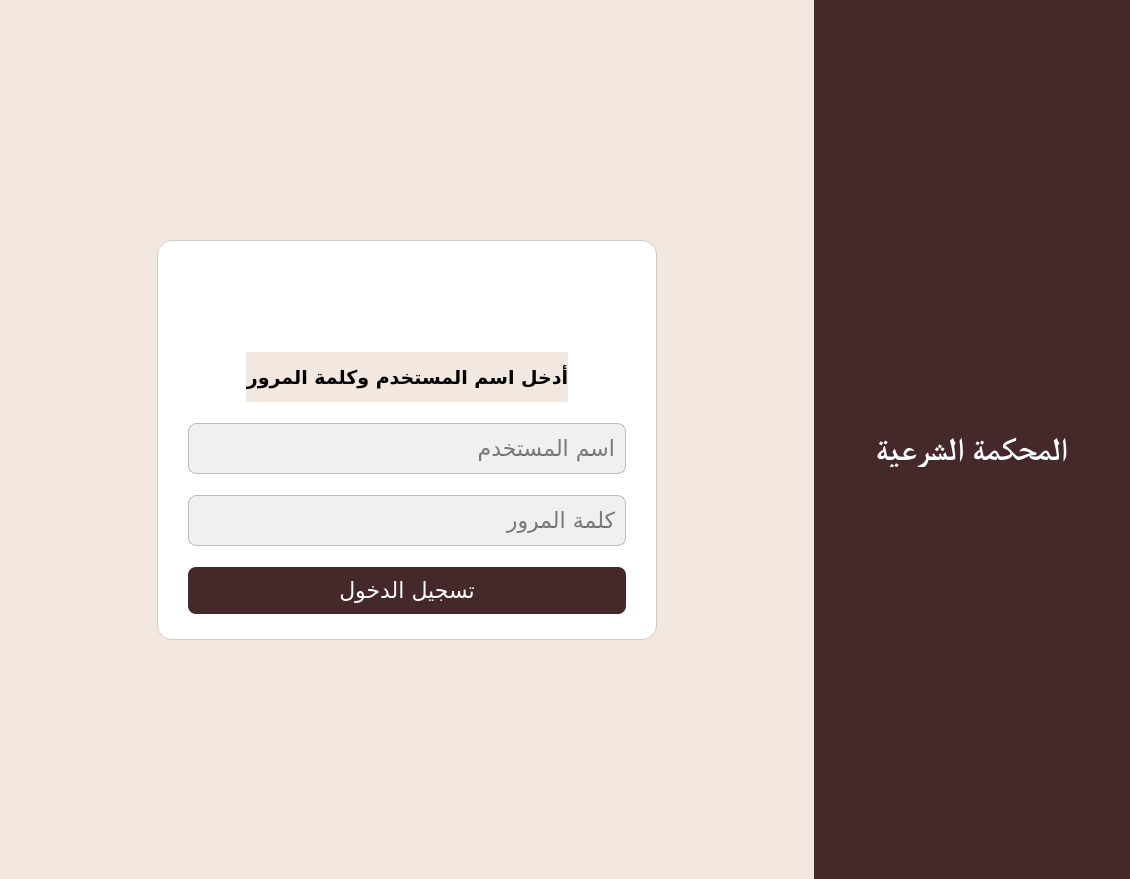
<?xml version="1.0" encoding="UTF-8"?>
<ui version="4.0">
 <class>Form</class>
 <widget class="QWidget" name="Form">
  <property name="geometry">
   <rect>
    <x>0</x>
    <y>0</y>
    <width>1130</width>
    <height>879</height>
   </rect>
  </property>
  <property name="windowTitle">
   <string> المحكمة الشرعية</string>
  </property>
  <layout class="QVBoxLayout" name="verticalLayout">
   <property name="leftMargin">
    <number>0</number>
   </property>
   <property name="topMargin">
    <number>0</number>
   </property>
   <property name="rightMargin">
    <number>0</number>
   </property>
   <property name="bottomMargin">
    <number>0</number>
   </property>
   <item>
    <widget class="QSplitter" name="splitter">
     <property name="enabled">
      <bool>true</bool>
     </property>
     <property name="orientation">
      <enum>Qt::Horizontal</enum>
     </property>
     <property name="opaqueResize">
      <bool>true</bool>
     </property>
     <property name="handleWidth">
      <number>0</number>
     </property>
     <property name="childrenCollapsible">
      <bool>false</bool>
     </property>
     <widget class="QWidget" name="leftPanel">
      <property name="styleSheet">
       <string>background-color: #F3E8DF;</string>
      </property>
      <layout class="QVBoxLayout" name="leftLayout">
       <item>
        <spacer name="topSpacerLeft">
         <property name="orientation">
          <enum>Qt::Vertical</enum>
         </property>
         <property name="sizeHint" stdset="0">
          <size>
           <width>0</width>
           <height>0</height>
          </size>
         </property>
        </spacer>
       </item>
       <item alignment="Qt::AlignHCenter|Qt::AlignVCenter">
        <widget class="QFrame" name="card">
         <property name="enabled">
          <bool>true</bool>
         </property>
         <property name="sizePolicy">
          <sizepolicy hsizetype="Preferred" vsizetype="Fixed">
           <horstretch>0</horstretch>
           <verstretch>0</verstretch>
          </sizepolicy>
         </property>
         <property name="minimumSize">
          <size>
           <width>500</width>
           <height>400</height>
          </size>
         </property>
         <property name="font">
          <font>
           <family>PT Bold Heading</family>
          </font>
         </property>
         <property name="layoutDirection">
          <enum>Qt::RightToLeft</enum>
         </property>
         <property name="styleSheet">
          <string notr="true">
QFrame#card {
    background-color: #ffffff;
    border-radius: 15px;
    border: 1px solid #ccc;
}
QLineEdit {
    background-color: #f0f0f0;
    border: 1px solid #bbb;
    border-radius: 8px;
    padding: 8px;
    font-size: 22px;
    font-family: &quot;Traditional Arabic&quot;;
    text-align: right;
}
QLineEdit:focus {
    border: 1px solid #452829;
}
QPushButton {
    background-color: #452829;
    color: white;
    border-radius: 8px;
    padding: 10px;
    font-size: 22px;
    font-family: &quot;Traditional Arabic&quot;;
}
QPushButton:hover {
    background-color: #f3db93;
    color: #452829;
}
          </string>
         </property>
         <property name="lineWidth">
          <number>1</number>
         </property>
         <layout class="QVBoxLayout" name="cardLayout" stretch="0,0,0,0">
          <property name="spacing">
           <number>20</number>
          </property>
          <property name="sizeConstraint">
           <enum>QLayout::SetDefaultConstraint</enum>
          </property>
          <property name="leftMargin">
           <number>30</number>
          </property>
          <property name="topMargin">
           <number>30</number>
          </property>
          <property name="rightMargin">
           <number>30</number>
          </property>
          <property name="bottomMargin">
           <number>20</number>
          </property>
          <item>
           <layout class="QVBoxLayout" name="verticalLayout_2">
            <property name="spacing">
             <number>0</number>
            </property>
            <property name="sizeConstraint">
             <enum>QLayout::SetFixedSize</enum>
            </property>
            <item alignment="Qt::AlignHCenter">
             <widget class="QLabel" name="cardIcon">
              <property name="sizePolicy">
               <sizepolicy hsizetype="Fixed" vsizetype="Fixed">
                <horstretch>0</horstretch>
                <verstretch>0</verstretch>
               </sizepolicy>
              </property>
              <property name="minimumSize">
               <size>
                <width>80</width>
                <height>80</height>
               </size>
              </property>
              <property name="maximumSize">
               <size>
                <width>80</width>
                <height>80</height>
               </size>
              </property>
              <property name="styleSheet">
               <string notr="true">background-color:white;
width: 60px;
</string>
              </property>
              <property name="pixmap">
               <pixmap>icons/user-icon.png</pixmap>
              </property>
              <property name="scaledContents">
               <bool>true</bool>
              </property>
              <property name="alignment">
               <set>Qt::AlignCenter</set>
              </property>
             </widget>
            </item>
            <item alignment="Qt::AlignHCenter">
             <widget class="QLabel" name="loginLabel">
              <property name="sizePolicy">
               <sizepolicy hsizetype="Preferred" vsizetype="Minimum">
                <horstretch>0</horstretch>
                <verstretch>6</verstretch>
               </sizepolicy>
              </property>
              <property name="minimumSize">
               <size>
                <width>0</width>
                <height>0</height>
               </size>
              </property>
              <property name="maximumSize">
               <size>
                <width>16777215</width>
                <height>50</height>
               </size>
              </property>
              <property name="font">
               <font>
                <family>Traditional Arabic</family>
                <pointsize>14</pointsize>
                <weight>75</weight>
                <bold>true</bold>
               </font>
              </property>
              <property name="toolTipDuration">
               <number>0</number>
              </property>
              <property name="styleSheet">
               <string notr="true"/>
              </property>
              <property name="text">
               <string>أدخل اسم المستخدم وكلمة المرور</string>
              </property>
             </widget>
            </item>
           </layout>
          </item>
          <item>
           <widget class="QLineEdit" name="username">
            <property name="font">
             <font>
              <family>Traditional Arabic</family>
              <pointsize>-1</pointsize>
             </font>
            </property>
            <property name="focusPolicy">
             <enum>Qt::ClickFocus</enum>
            </property>
            <property name="toolTipDuration">
             <number>0</number>
            </property>
            <property name="layoutDirection">
             <enum>Qt::RightToLeft</enum>
            </property>
            <property name="placeholderText">
             <string>اسم المستخدم</string>
            </property>
           </widget>
          </item>
          <item>
           <widget class="QLineEdit" name="password">
            <property name="font">
             <font>
              <family>Traditional Arabic</family>
              <pointsize>-1</pointsize>
             </font>
            </property>
            <property name="focusPolicy">
             <enum>Qt::ClickFocus</enum>
            </property>
            <property name="toolTipDuration">
             <number>0</number>
            </property>
            <property name="echoMode">
             <enum>QLineEdit::Password</enum>
            </property>
            <property name="placeholderText">
             <string>كلمة المرور</string>
            </property>
           </widget>
          </item>
          <item>
           <widget class="QPushButton" name="loginButton">
            <property name="sizePolicy">
             <sizepolicy hsizetype="Minimum" vsizetype="Fixed">
              <horstretch>0</horstretch>
              <verstretch>0</verstretch>
             </sizepolicy>
            </property>
            <property name="font">
             <font>
              <family>Traditional Arabic</family>
              <pointsize>-1</pointsize>
             </font>
            </property>
            <property name="cursor">
             <cursorShape>PointingHandCursor</cursorShape>
            </property>
            <property name="toolTipDuration">
             <number>0</number>
            </property>
            <property name="text">
             <string>تسجيل الدخول</string>
            </property>
           </widget>
          </item>
         </layout>
        </widget>
       </item>
       <item>
        <spacer name="bottomSpacerLeft">
         <property name="orientation">
          <enum>Qt::Vertical</enum>
         </property>
         <property name="sizeHint" stdset="0">
          <size>
           <width>0</width>
           <height>0</height>
          </size>
         </property>
        </spacer>
       </item>
      </layout>
     </widget>
     <widget class="QWidget" name="rightPanel">
      <property name="styleSheet">
       <string>background-color: #452829;</string>
      </property>
      <layout class="QVBoxLayout" name="rightLayout">
       <property name="spacing">
        <number>5</number>
       </property>
       <item>
        <spacer name="topSpacerRight">
         <property name="orientation">
          <enum>Qt::Vertical</enum>
         </property>
         <property name="sizeHint" stdset="0">
          <size>
           <width>0</width>
           <height>0</height>
          </size>
         </property>
        </spacer>
       </item>
       <item>
        <widget class="QLabel" name="courtIcon">
         <property name="enabled">
          <bool>true</bool>
         </property>
         <property name="pixmap">
          <pixmap>icons/scales.png</pixmap>
         </property>
         <property name="alignment">
          <set>Qt::AlignCenter</set>
         </property>
        </widget>
       </item>
       <item>
        <widget class="QLabel" name="courtTitle">
         <property name="font">
          <font>
           <family>Times New Roman</family>
           <pointsize>24</pointsize>
           <weight>75</weight>
           <bold>true</bold>
          </font>
         </property>
         <property name="styleSheet">
          <string>color: white;</string>
         </property>
         <property name="text">
          <string>المحكمة الشرعية</string>
         </property>
         <property name="alignment">
          <set>Qt::AlignCenter</set>
         </property>
         <property name="wordWrap">
          <bool>true</bool>
         </property>
        </widget>
       </item>
       <item>
        <spacer name="bottomSpacerRight">
         <property name="orientation">
          <enum>Qt::Vertical</enum>
         </property>
         <property name="sizeHint" stdset="0">
          <size>
           <width>0</width>
           <height>0</height>
          </size>
         </property>
        </spacer>
       </item>
      </layout>
     </widget>
    </widget>
   </item>
  </layout>
 </widget>
 <resources/>
 <connections/>
</ui>
